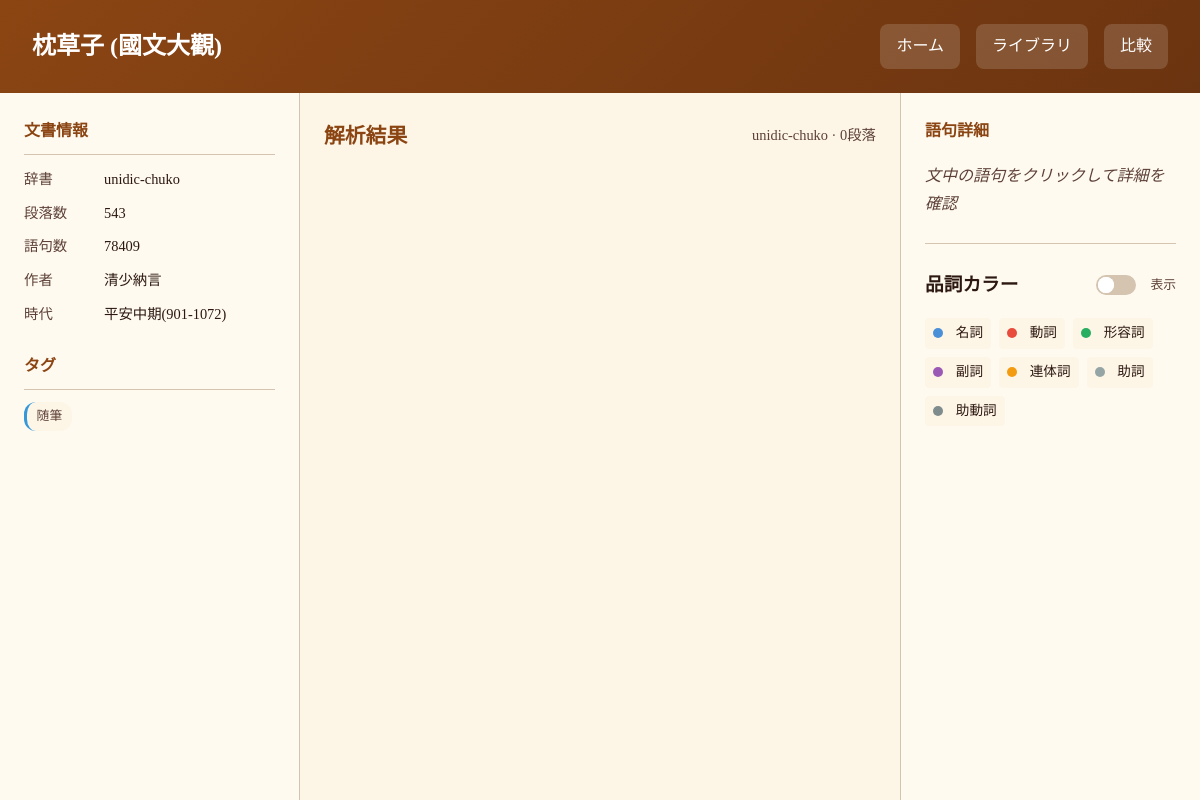
Page /library/view/2 on the committed database.
### tables this page shows
CREATE TABLE documents (
            id INTEGER PRIMARY KEY AUTOINCREMENT,
            title TEXT NOT NULL,
            db_filename TEXT UNIQUE NOT NULL,
            content_hash TEXT UNIQUE NOT NULL,
            dictionary TEXT DEFAULT 'unidic-chuko',
            paragraph_count INTEGER DEFAULT 0,
            token_count INTEGER DEFAULT 0,
            created_at TIMESTAMP DEFAULT CURRENT_TIMESTAMP,
            updated_at TIMESTAMP DEFAULT CURRENT_TIMESTAMP
        );

CREATE TABLE document_metadata (
            id INTEGER PRIMARY KEY AUTOINCREMENT,
            document_id INTEGER NOT NULL,
            key TEXT NOT NULL,
            value TEXT,
            UNIQUE (document_id, key),
            FOREIGN KEY (document_id) REFERENCES documents(id) ON DELETE CASCADE
        );

CREATE TABLE tags (
            id INTEGER PRIMARY KEY AUTOINCREMENT,
            name TEXT UNIQUE NOT NULL,
            category TEXT DEFAULT 'general'
        );

### app/app.py (the view)
@app.route('/library/view/<int:doc_id>')
def library_view(doc_id):
    try:
        document = document_manager.get_document(doc_id)
        if document:
            if 'paragraphs' not in document:
                document['paragraphs'] = []
            return render_template('view.html', document=document)
        return "文書が見つかりません", 404
    except Exception as e:
        import traceback
        traceback.print_exc()
        return f"エラー: {str(e)}", 500

### app/document_manager.py (called while the page is built, shortened)
def ensure_directories():
    os.makedirs(DATA_DIR, exist_ok=True)
    os.makedirs(DOCUMENTS_DIR, exist_ok=True)

def get_registry_connection():
    ensure_directories()
    conn = sqlite3.connect(REGISTRY_PATH)
    conn.row_factory = sqlite3.Row
    return conn

def get_document(doc_id: int) -> Optional[Dict[str, Any]]:
    conn = get_registry_connection()
    cursor = conn.cursor()
    cursor.execute('SELECT * FROM documents WHERE id = ?', (doc_id,))
    doc_row = cursor.fetchone()
    if not doc_row:
        conn.close()
        return None
    doc = dict(doc_row)
    cursor.execute('''
        SELECT t.name, t.category FROM tags t
        JOIN document_tags dt ON t.id = dt.tag_id
        WHERE dt.document_id = ?
    ''', (doc_id,))
    doc['tags'] = [{'name': row['name'], 'category': row['category']} for row in cursor.fetchall()]
    cursor.execute('SELECT key, value FROM document_metadata WHERE document_id = ?', (doc_id,))
    doc['metadata'] = {row['key']: row['value'] for row in cursor.fetchall()}
    conn.close()
    db_path = os.path.join(DOCUMENTS_DIR, doc['db_filename'])
    return doc

### app/templates/view.html (shortened to what this page needs)
<!DOCTYPE html>
<html lang="ja">
<head>
    <link rel="stylesheet" href="{{ url_for('static', filename='css/style.css') }}">
</head>
<body>
    <div class="view-container">
        <header class="view-header">
            <h1>{{ document.title }}</h1>
            <nav class="header-nav">
                <a href="{{ url_for('index') }}">ホーム</a>
                <a href="{{ url_for('library') }}">ライブラリ</a>
                <a href="{{ url_for('compare') }}">比較</a>
            </nav>
        </header>
        <div class="view-content">
            <aside class="doc-sidebar">
                <div class="doc-meta-section">
                    <h3>文書情報</h3>
                    <div class="doc-meta-item">
                        <span class="doc-meta-label">辞書</span>
                        <span class="doc-meta-value">{{ document.dictionary }}</span>
                    </div>
                    <div class="doc-meta-item">
                        <span class="doc-meta-label">段落数</span>
                        <span class="doc-meta-value">{{ document.paragraph_count }}</span>
                    </div>
                    <div class="doc-meta-item">
                        <span class="doc-meta-label">語句数</span>
                        <span class="doc-meta-value">{{ document.token_count }}</span>
                    </div>
                    {% if document.metadata %}
                        {% if document.metadata.author %}
                        <div class="doc-meta-item">
                            <span class="doc-meta-label">作者</span>
                            <span class="doc-meta-value">{{ document.metadata.author }}</span>
                        </div>
                        {% endif %}
                        {% if document.metadata.era %}
                        <div class="doc-meta-item">
                            <span class="doc-meta-label">時代</span>
                            <span class="doc-meta-value">{{ document.metadata.era }}</span>
                        </div>
                        {% endif %}
                    {% endif %}
                </div>
                {% if document.tags %}
                <div class="doc-meta-section">
                    <h3>タグ</h3>
                    <div class="doc-tags">
                        {% for tag in document.tags %}
                        <span class="doc-tag {{ tag.category }}">{{ tag.name }}</span>
                        {% endfor %}
                    </div>
                </div>
                {% endif %}
            </aside>
            <main class="analysis-area">
                <div class="analysis-header">
                    <h2 class="analysis-title">解析結果</h2>
                    <span class="analysis-info">{{ document.dictionary }} · {{ document.paragraphs|length }}段落</span>
                </div>
                <div id="result-container">
                </div>
            </main>
            <aside class="detail-sidebar">
                <div class="detail-panel">
                    <h3>語句詳細</h3>
                    <div id="detail-content">
                        <p class="hint">文中の語句をクリックして詳細を確認</p>
                    </div>
                </div>
                <div class="legend-panel">
                    <div class="legend-header">
                        <h3>品詞カラー</h3>
                        <label class="toggle-switch">
                            <span class="toggle-slider"></span>
                            <span class="toggle-label">表示</span>
                        </label>
                    </div>
                    <div class="legend-list">
                        <div class="legend-item"><span class="color-dot" style="background:#4A90D9"></span>名詞</div>
                        <div class="legend-item"><span class="color-dot" style="background:#E74C3C"></span>動詞</div>
                        <div class="legend-item"><span class="color-dot" style="background:#27AE60"></span>形容詞</div>
                        <div class="legend-item"><span class="color-dot" style="background:#9B59B6"></span>副詞</div>
                        <div class="legend-item"><span class="color-dot" style="background:#F39C12"></span>連体詞</div>
                        <div class="legend-item"><span class="color-dot" style="background:#95A5A6"></span>助詞</div>
                        <div class="legend-item"><span class="color-dot" style="background:#7F8C8D"></span>助動詞</div>
                    </div>
                </div>
            </aside>
        </div>
    </div>
</body>
</html>

### app/static/css/style.css (style rules this page uses)
* { margin: 0; padding: 0; box-sizing: border-box; }
:root { --primary-color: #8B4513; --primary-hover: #A0522D; --secondary-color: #DEB887; --bg-color: #FDF5E6; --panel-bg: #FFFAF0; --text-color: #2C1810; --text-light: #5D4037; --border-color: #D4C4B0; --shadow: 0 2px 8px rgba(0,0,0,0.1); --radius: 8px; }
body { font-family: "Noto Serif JP", "Yu Mincho", "游明朝", serif; background-color: var(--bg-color); color: var(--text-color); line-height: 1.8; min-height: 100vh; }
.detail-panel { flex: 1; max-height: 100%; overflow-y: auto; }
.legend-panel { margin-top: auto; }
.legend-list { display: grid; grid-template-columns: 1fr 1fr; gap: 0.5rem; }
.legend-item { display: flex; align-items: center; font-size: 0.85rem; }
.color-dot { width: 12px; height: 12px; border-radius: 50%; margin-right: 0.5rem; }
.legend-header { display: flex; justify-content: space-between; align-items: center; margin-bottom: 0.5rem; }
.toggle-switch { display: flex; align-items: center; cursor: pointer; user-select: none; }
.toggle-slider { width: 36px; height: 20px; background: var(--border-color); border-radius: 20px; position: relative; transition: background 0.3s; margin-right: 0.4rem; }
.toggle-slider::before { content: ''; position: absolute; width: 16px; height: 16px; background: #FFF; border-radius: 50%; top: 2px; left: 2px; transition: transform 0.3s; }
.toggle-label { font-size: 0.8rem; color: var(--text-light); }

### rows in the picture
documents: title "枕草子 (國文大觀)", dictionary "unidic-chuko", paragraph_count "543", token_count "78409"
document_metadata: metadata.author "清少納言"
document_metadata: metadata.era "平安中期(901-1072)"
tags: name "随筆"

### other values in the picture
{{ document.paragraphs|length }} "0"
